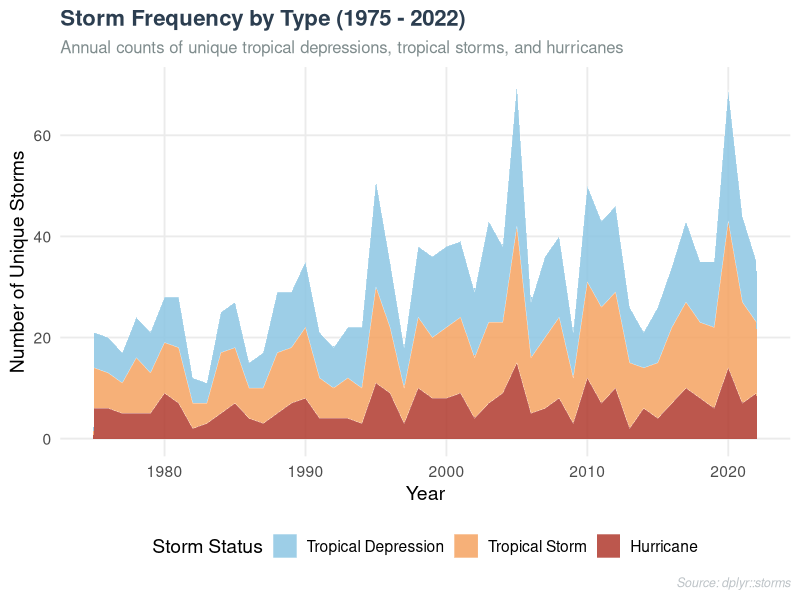

Write the R code that produced this figure.
## ---- chunk 1
#| label: setup
#| include: false
suppressPackageStartupMessages(library(tidyverse))
## ---- chunk 2
#| label: plot-storms-per-year
#| fig-cap: "Annual number of unique named storms."
#| warning: false
#| message: false

# Calculate number of named storms per year by status
storms_per_year <- storms %>%
  filter(status %in% c("tropical depression", "tropical storm", "hurricane")) %>%
  mutate(status = factor(status, levels = c("tropical depression", "tropical storm", "hurricane"))) %>%
  distinct(year, name, status) %>%
  count(year, status, name = "count") %>%
  complete(year, status, fill = list(count = 0))

# Plot using ggplot2
ggplot(storms_per_year, aes(x = year, y = count, fill = status)) +
  geom_area(position = "stack", alpha = 0.85, color = "white", linewidth = 0.1) +
  scale_fill_manual(
    values = c(
      "tropical depression" = "#8cc5e3",
      "tropical storm"      = "#f4a261",
      "hurricane"           = "#b03a2e"
    ),
    labels = c(
      "tropical depression" = "Tropical Depression",
      "tropical storm"      = "Tropical Storm",
      "hurricane"           = "Hurricane"
    )
  ) +
  labs(
    title = "Storm Frequency by Type (1975 - 2022)",
    subtitle = "Annual counts of unique tropical depressions, tropical storms, and hurricanes",
    x = "Year",
    y = "Number of Unique Storms",
    fill = "Storm Status",
    caption = "Source: dplyr::storms"
  ) +
  theme_minimal(base_size = 14) +
  theme(
    plot.title = element_text(face = "bold", size = 16, color = "#2c3e50"),
    plot.subtitle = element_text(size = 12, color = "#7f8c8d"),
    legend.position = "bottom",
    panel.grid.minor = element_blank(),
    plot.caption = element_text(face = "italic", size = 9, color = "#bdc3c7")
  )
